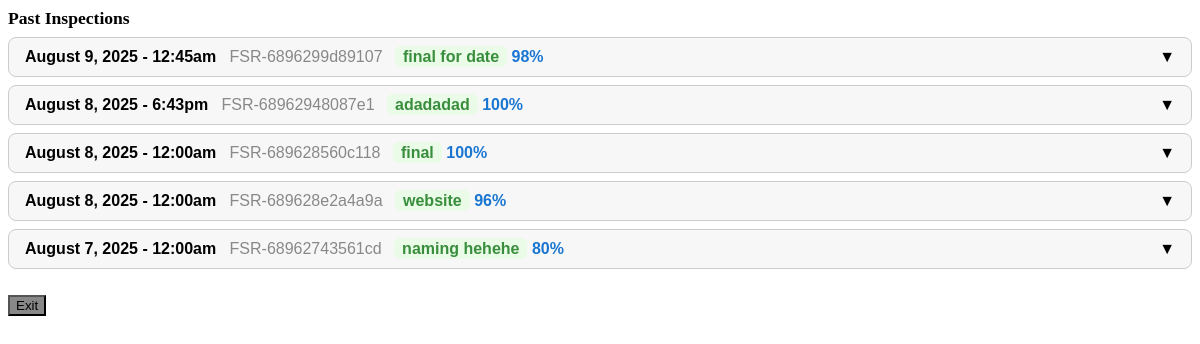
/admin_user/fetch_gmp_ratings.php?cantine_id=1, run on the app's committed database.
### tables this page shows
CREATE TABLE `food_safety_category_code` (
  `id` int(11) NOT NULL,
  `group_code` varchar(255) DEFAULT NULL,
  `Note` varchar(255) NOT NULL,
  `date` datetime DEFAULT NULL
);

### admin_user/fetch_gmp_ratings.php (the view, shortened to what this page needs)
<?php
require_once "db.php";
$cantine_id = intval($_GET['cantine_id'] ?? 0);
$year = intval($_GET['year'] ?? date('Y'));
$groups = [];
$res = $conn->query("SELECT id, group_code, note, date FROM food_safety_category_code WHERE group_code IN (
    SELECT DISTINCT group_code FROM food_safety_ratings WHERE cantine_id=$cantine_id AND YEAR(rated_at)=$year
) ORDER BY date DESC");
while($row = $res->fetch_assoc()) {
    $groups[] = $row;
}
$all_ratings = [];
$res2 = $conn->query("SELECT * FROM food_safety_ratings WHERE cantine_id=$cantine_id AND YEAR(rated_at)=$year ORDER BY rated_at DESC, group_code DESC, section_no ASC");
while($row2 = $res2->fetch_assoc()) {
    $all_ratings[$row2['group_code']][] = $row2;
}
echo "<div style='font-weight:bold;font-size:1.1em;margin-bottom:8px;'>Past Inspections</div>";
foreach ($groups as $idx => $g) {
    $group_code = $g['group_code'];
    $note = htmlspecialchars($g['note']);
    $date = date('F j, Y - g:ia', strtotime($g['date']));
    $ratings = $all_ratings[$group_code] ?? [];
    $section_count = count($ratings);
    $total_grade = 0;
    foreach ($ratings as $s) {
        $section_grade = ($s['rating'] >= 1 && $s['rating'] <= 5) ? ($s['rating'] * 20) : 0;
        $total_grade += $section_grade * 0.1;
    }
    $max_grade = $section_count * 10;
    $final_grade = $section_count > 0 ? round(($total_grade / $max_grade) * 100, 1) : 0;
    $searchString = strtolower($group_code);
    echo "<div class='gmp-search-item' data-search=\"{$searchString}\" style='margin-bottom:8px;'>";
    echo "<button type='button' class='gmp-dropdown-btn' onclick=\"toggleGmpGroup('gmpgroup$idx')\" style='width:100%;text-align:left;padding:10px 16px;font-size:1em;border-radius:8px;border:1px solid #ccc;background:#f7f7f7;cursor:pointer;'>";
    echo "<b>$date</b> &nbsp; <span style='color:#888;'>$group_code</span>";
    if ($note) {
        echo " <span style='color:#388e3c;font-weight:600;background:#eafbe7;padding:2px 8px;border-radius:6px;margin-left:8px;'>$note</span>";
    }
    echo " <span style='color:#1976d2;font-weight:bold;'>$final_grade%</span>";
    echo " <span style='float:right;' id='arrow-gmpgroup$idx'>&#9660;</span>";
    echo "</button>";
    echo "</div>";
}
echo "<button onclick='closeViewModal()' class='save-btn' style='background:#888;margin-top:18px;'>Exit</button>";
?>

### data on the page
food_safety_category_code: date "August 9, 2025 - 12:45am", group_code "FSR-6896299d89107", Note "final for date", group_code "98"
food_safety_category_code: $idx 1 (drawn), date "August 8, 2025 - 6:43pm", group_code "FSR-68962948087e1", Note "adadadad", group_code "100"
food_safety_category_code: date "August 8, 2025 - 12:00am", group_code "FSR-689628560c118", Note "final", group_code "100"
food_safety_category_code: date "August 8, 2025 - 12:00am", group_code "FSR-689628e2a4a9a", Note "website", group_code "96"
food_safety_category_code: date "August 7, 2025 - 12:00am", group_code "FSR-68962743561cd", Note "naming hehehe", group_code "80"
